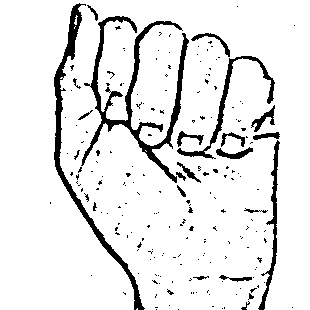
#> input picture data/test/A/23.jpg, 310 x 310 px, found by its file name
$ python preprocessing.py
#> lines starting #> are read from the running program, lines starting #| are printed output that depends on the picture; after the words box and inside, x2 and y2 are one past the last pixel; in counts of white or black regions, pixels touching at a corner belong together
### image_processing.py
import cv2
minValue = 70


def func(path):
    frame = cv2.imread(path)

    gray = cv2.cvtColor(frame, cv2.COLOR_BGR2GRAY)
    blur = cv2.GaussianBlur(gray, (5, 5), 2)

    th3 = cv2.adaptiveThreshold(
        blur, 255, cv2.ADAPTIVE_THRESH_GAUSSIAN_C, cv2.THRESH_BINARY_INV, 11, 2)
    ret, res = cv2.threshold(
        th3, minValue, 255, cv2.THRESH_BINARY_INV+cv2.THRESH_OTSU)
    return res

### preprocessing.py
import os

import cv2

from image_processing import func

if not os.path.exists("data2"):
    os.makedirs("data2")
if not os.path.exists("data2/test"):
    os.makedirs("data2/test")

path = "test"
path1 = "data"
a = ['label']

for i in range(64 * 64):
    a.append("pixel" + str(i))

# outputLine = a.tolist()


label = 0
var = 0
c1 = 0
c2 = 0

for (dirpath, dirnames, filenames) in os.walk(path):
    for dirname in dirnames:
        print(dirname)
        for (direcpath, direcnames, files) in os.walk(path + "/" + dirname):
            if not os.path.exists(path1 + "/train/" + dirname):
                os.makedirs(path1 + "/train/" + dirname)
            if not os.path.exists(path1 + "/test/" + dirname):
                os.makedirs(path1 + "/test/" + dirname)
            # num=0.75*len(files)
            num = 100000000000000000
            i = 0
            for file in files:
                var += 1
                actual_path = path + "/" + dirname + "/" + file
                actual_path1 = path1 + "/" + "train/" + dirname + "/" + file
                actual_path2 = path1 + "/" + "test/" + dirname + "/" + file
                img = cv2.imread(actual_path, 0)
#> img is the input picture: shape (310, 310); min 0, max 255, mean 231.5
                bw_image = func(actual_path)
#> in func, `blur = cv2.GaussianBlur(gray, (5, 5), 2)`:
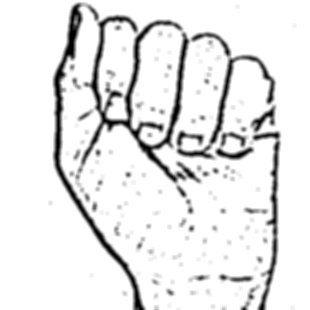
#> blur: shape (310, 310); min 0, max 255, mean 231.5
#> in func, `th3 = cv2.adaptiveThreshold( blur, 255, cv2.ADAPTIVE_THRESH_GAUSSIAN_C..`:
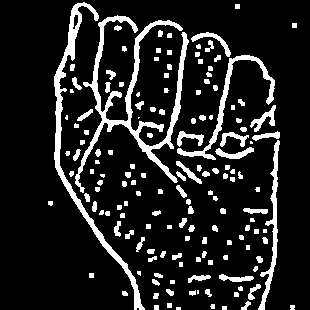
#> th3: shape (310, 310); 13.4% white; 153 white regions (13 under 20 px), largest, box (x1, y1, x2, y2) and area: (75, 15, 189, 193) 3219, (54, 2, 145, 310) 2163, (177, 55, 275, 160) 1008
#> in func, `ret, res = cv2.threshold( th3, minValue, 255, cv2.THRESH_BINARY_INV+cv..`: ret = 0
                if i < num:
                    c1 += 1
                    cv2.imwrite(actual_path1, bw_image)
                else:
                    c2 += 1
                    cv2.imwrite(actual_path2, bw_image)

                i = i + 1

        label = label + 1
print(var)
print(c1)
print(c2)
